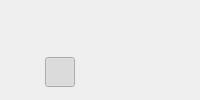
           <widget class="QFrame" name="chromosomeButtonsFrame">
            <property name="sizePolicy">
             <sizepolicy hsizetype="Minimum" vsizetype="Minimum">
              <horstretch>0</horstretch>
              <verstretch>0</verstretch>
             </sizepolicy>
            </property>
            <property name="minimumSize">
             <size>
              <width>0</width>
              <height>0</height>
             </size>
            </property>
            <property name="frameShape">
             <enum>QFrame::NoFrame</enum>
            </property>
            <property name="frameShadow">
             <enum>QFrame::Plain</enum>
            </property>
            <property name="lineWidth">
             <number>0</number>
            </property>
            <layout class="QGridLayout" name="gridLayout">
             <property name="leftMargin">
              <number>0</number>
             </property>
             <property name="topMargin">
              <number>0</number>
             </property>
             <property name="rightMargin">
              <number>0</number>
             </property>
             <property name="bottomMargin">
              <number>0</number>
             </property>
             <property name="spacing">
              <number>5</number>
             </property>
             <item row="1" column="0">
              <widget class="QtSLiMPushButton" name="showChromosomeMapsButton">
               <property name="sizePolicy">
                <sizepolicy hsizetype="Fixed" vsizetype="Fixed">
                 <horstretch>0</horstretch>
                 <verstretch>0</verstretch>
                </sizepolicy>
               </property>
               <property name="minimumSize">
                <size>
                 <width>30</width>
                 <height>30</height>
                </size>
               </property>
               <property name="maximumSize">
                <size>
                 <width>30</width>
                 <height>30</height>
                </size>
               </property>
               <property name="focusPolicy">
                <enum>Qt::NoFocus</enum>
               </property>
               <property name="toolTip">
                <string>&lt;html&gt;&lt;head/&gt;&lt;body&gt;&lt;p&gt;toggle rate map visibility&lt;/p&gt;&lt;/body&gt;&lt;/html&gt;</string>
               </property>
               <property name="icon">
                <iconset resource="buttons.qrc">
                 <normaloff>:/buttons/show_recombination.png</normaloff>
                 <normalon>:/buttons/show_recombination_H.png</normalon>:/buttons/show_recombination.png</iconset>
               </property>
               <property name="iconSize">
                <size>
                 <width>30</width>
                 <height>30</height>
                </size>
               </property>
               <property name="checkable">
                <bool>true</bool>
               </property>
               <property name="flat">
                <bool>true</bool>
               </property>
              </widget>
             </item>
             <item row="1" column="1">
              <widget class="QtSLiMPushButton" name="showGenomicElementsButton">
               <property name="sizePolicy">
                <sizepolicy hsizetype="Fixed" vsizetype="Fixed">
                 <horstretch>0</horstretch>
                 <verstretch>0</verstretch>
                </sizepolicy>
               </property>
               <property name="minimumSize">
                <size>
                 <width>30</width>
                 <height>30</height>
                </size>
               </property>
               <property name="maximumSize">
                <size>
                 <width>30</width>
                 <height>30</height>
                </size>
               </property>
               <property name="focusPolicy">
                <enum>Qt::NoFocus</enum>
               </property>
               <property name="toolTip">
                <string>&lt;html&gt;&lt;head/&gt;&lt;body&gt;&lt;p&gt;toggle genomic element visibility&lt;/p&gt;&lt;/body&gt;&lt;/html&gt;</string>
               </property>
               <property name="icon">
                <iconset resource="buttons.qrc">
                 <normaloff>:/buttons/show_genomicelements.png</normaloff>
                 <normalon>:/buttons/show_genomicelements_H.png</normalon>:/buttons/show_genomicelements.png</iconset>
               </property>
               <property name="iconSize">
                <size>
                 <width>30</width>
                 <height>30</height>
                </size>
               </property>
               <property name="checkable">
                <bool>true</bool>
               </property>
               <property name="flat">
                <bool>true</bool>
               </property>
              </widget>
             </item>
             <item row="2" column="0">
              <widget class="QtSLiMPushButton" name="showMutationsButton">
               <property name="sizePolicy">
                <sizepolicy hsizetype="Fixed" vsizetype="Fixed">
                 <horstretch>0</horstretch>
                 <verstretch>0</verstretch>
                </sizepolicy>
               </property>
               <property name="minimumSize">
                <size>
                 <width>30</width>
                 <height>30</height>
                </size>
               </property>
               <property name="maximumSize">
                <size>
                 <width>30</width>
                 <height>30</height>
                </size>
               </property>
               <property name="focusPolicy">
                <enum>Qt::NoFocus</enum>
               </property>
               <property name="toolTip">
                <string>&lt;html&gt;&lt;head/&gt;&lt;body&gt;&lt;p&gt;toggle mutation visibility&lt;/p&gt;&lt;/body&gt;&lt;/html&gt;</string>
               </property>
               <property name="icon">
                <iconset resource="buttons.qrc">
                 <normaloff>:/buttons/show_mutations.png</normaloff>
                 <normalon>:/buttons/show_mutations_H.png</normalon>:/buttons/show_mutations.png</iconset>
               </property>
               <property name="iconSize">
                <size>
                 <width>30</width>
                 <height>30</height>
                </size>
               </property>
               <property name="checkable">
                <bool>true</bool>
               </property>
               <property name="checked">
                <bool>true</bool>
               </property>
               <property name="flat">
                <bool>true</bool>
               </property>
              </widget>
             </item>
             <item row="2" column="1">
              <widget class="QtSLiMPushButton" name="showFixedSubstitutionsButton">
               <property name="sizePolicy">
                <sizepolicy hsizetype="Fixed" vsizetype="Fixed">
                 <horstretch>0</horstretch>
                 <verstretch>0</verstretch>
                </sizepolicy>
               </property>
               <property name="minimumSize">
                <size>
                 <width>30</width>
                 <height>30</height>
                </size>
               </property>
               <property name="maximumSize">
                <size>
                 <width>30</width>
                 <height>30</height>
                </size>
               </property>
               <property name="focusPolicy">
                <enum>Qt::NoFocus</enum>
               </property>
               <property name="toolTip">
                <string>&lt;html&gt;&lt;head/&gt;&lt;body&gt;&lt;p&gt;toggle fixed substitution visibility&lt;/p&gt;&lt;/body&gt;&lt;/html&gt;</string>
               </property>
               <property name="icon">
                <iconset resource="buttons.qrc">
                 <normaloff>:/buttons/show_fixed.png</normaloff>
                 <normalon>:/buttons/show_fixed_H.png</normalon>:/buttons/show_fixed.png</iconset>
               </property>
               <property name="iconSize">
                <size>
                 <width>30</width>
                 <height>30</height>
                </size>
               </property>
               <property name="checkable">
                <bool>true</bool>
               </property>
               <property name="flat">
                <bool>true</bool>
               </property>
              </widget>
             </item>
            </layout>
           </widget>
